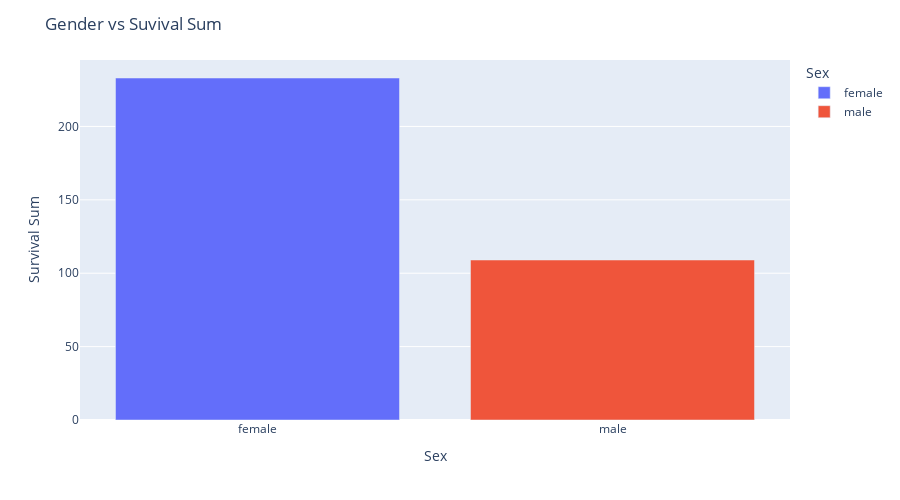

Notebook cell for this chart:
### Code cell
## Vertical
fig = px.bar(pivot_survived,x='Sex',y='Survived',color='Sex', height = 500)
fig.update_layout(xaxis_title='Sex',yaxis_title='Survival Sum',title='Gender vs Suvival Sum').show();

### Figure 1 — Plotly figure (JSON) as saved in the notebook; plotly's stock layout.template omitted (floating-point values rounded to 4 significant figures)
{"data": [{"alignmentgroup": "True", "hovertemplate": "Sex=%{x}<br>Survived=%{y}<extra></extra>", "legendgroup": "female", "marker": {"color": "#636efa"}, "name": "female", "offsetgroup": "female", "orientation": "v", "showlegend": true, "textposition": "auto", "type": "bar", "x": ["female"], "xaxis": "x", "y": [233], "yaxis": "y"}, {"alignmentgroup": "True", "hovertemplate": "Sex=%{x}<br>Survived=%{y}<extra></extra>", "legendgroup": "male", "marker": {"color": "#EF553B"}, "name": "male", "offsetgroup": "male", "orientation": "v", "showlegend": true, "textposition": "auto", "type": "bar", "x": ["male"], "xaxis": "x", "y": [109], "yaxis": "y"}], "layout": {"barmode": "relative", "height": 500, "legend": {"title": {"text": "Sex"}, "tracegroupgap": 0}, "margin": {"t": 60}, "title": {"text": "Gender vs Suvival Sum"}, "xaxis": {"anchor": "y", "categoryarray": ["female", "male"], "categoryorder": "array", "domain": [0, 1], "title": {"text": "Sex"}}, "yaxis": {"anchor": "x", "domain": [0, 1], "title": {"text": "Survival Sum"}}}}
